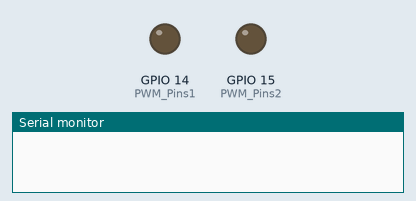
The sketch below on a simulated ESP32. Parts: output pins drawn as LEDs (lit = HIGH), the last lines printed to the serial monitor.

Above: at 0.05 s.
At 0.3 s:
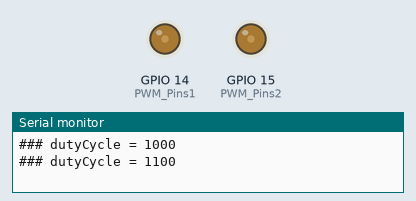
Timing chart, 0 to 3.0 s (numbered marks = the images above):
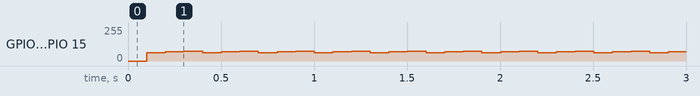

Measured:
- by itself, GPIO 14 (PWM_Pins1), GPIO 15 (PWM_Pins2): repeats every 0.30 s: 68/255 0.10 s, 75/255 0.10 s, 62/255 0.10 s

The sketch:

WireMaster.ino
```cpp
#include "Wire.h"
#include "Arduino.h"

// #define _PWM_LOGLEVEL_       4
// #include "ESP32_FastPWM.h"


#define I2C_DEV_ADDR 0x55

#define MCP23009_I2C_ADDR   0x27

uint8_t PWM_Pins1   = 14;
uint8_t PWM_Pins2   = 15;
// ESP32_FAST_PWM* PWM_Instance1;
// ESP32_FAST_PWM* PWM_Instance2;
int pwmFrequency = 60;
int dutyCycle = 50.0f;
bool PWM_INIT1 = false;
bool PWM_INIT2 = false;

uint32_t i = 0;

void setup() {
  Serial.begin(115200);
  Serial.setDebugOutput(true);

  int pwmChannel1 = 0;
  PWM_INIT1 = ledcAttach(PWM_Pins1, pwmFrequency, 12);
  PWM_INIT2 = ledcAttach(PWM_Pins2, pwmFrequency, 12);

  // PWM_Instance1 = new ESP32_FAST_PWM(PWM_Pins1, frequency, dutyCycle);
  // if (PWM_Instance1)
  // {
  //   if (!PWM_Instance1->setPWM())
  //   {
  //     Serial.println(F("Stop here"));

  //   }
  //   else
  //   {
  //     PWM_INIT = true;
  //   }
  // }

 Wire.begin();
}

void loop()
{
  delay(100);

  if (PWM_INIT1 & PWM_INIT2)
  {
    if (i == 0)
    {
      dutyCycle = 1000;
      i += 1;
    }
    else if (i == 1)
    {
      dutyCycle = 1100;
      i += 1;
    }
    else if (i == 2)
    {
      dutyCycle = 1200;
      i = 0;
    }

    Serial.printf("### dutyCycle = %d\n", dutyCycle);
    ledcWrite(PWM_Pins1, dutyCycle);
    ledcWrite(PWM_Pins2, dutyCycle);
  }

/*
  //Scan addrs
  for(int address = 1; address < 127; address++ )
  {
    Wire.beginTransmission(address);
    byte error = Wire.endTransmission();
    if (error == 0)
    {
      Serial.printf("I2C device found %d\n", address);
    }
    else
    {
      //Serial.printf("I2C device not %d\n", address);
    }
  }
*/

  /*
  if (i == 1)
  {
    delay(2000);

    Wire.beginTransmission(MCP23009_I2C_ADDR);
    Wire.write(0x06);
    Wire.write(0xFF);
    uint8_t error = Wire.endTransmission();
    Serial.printf("## Error: %d\n", error);

  }
  if (i == 2)
  {
    Wire.beginTransmission(MCP23009_I2C_ADDR);
    Wire.write(0x00);
    Wire.write(0x00);
    uint8_t error = Wire.endTransmission();
    Serial.printf("## Error: %d\n", error);

  }
  if (i == 3)
  {

    Wire.beginTransmission(MCP23009_I2C_ADDR);
    Wire.write(0x09);
    Wire.write(0xAA);
    uint8_t error = Wire.endTransmission();
    Serial.printf("## Error: %d\n", error);

  }
  i += 1;


  // Test read registers
  Wire.beginTransmission(MCP23009_I2C_ADDR);
  Wire.write(0x06);
  uint8_t error = Wire.endTransmission();
  Serial.printf("## Error: %d\n", error);
  Wire.requestFrom(MCP23009_I2C_ADDR, 1);
  while (Wire.available() == 0);
  int read = Wire.read();
  Serial.printf("## Read: 0x06=%02X\n", read);
*/
  // Serial.printf("Read: %d\n", read);


  // Wire.beginTransmission(MCP23009_I2C_ADDR);
  // Wire.write(0x00);
  // int read = Wire.read();
  // uint8_t error = Wire.endTransmission(true);

  // Serial.printf("Read: %u\n", read);

  // //


  // //Write message to the slave
  // Wire.beginTransmission(I2C_DEV_ADDR);
  // Wire.printf("Hello World! %lu", i++);
  // uint8_t error = Wire.endTransmission(true);
  // Serial.printf("endTransmission: %u\n", error);

  // //Read 16 bytes from the slave
  // uint8_t bytesReceived = Wire.requestFrom(I2C_DEV_ADDR, 16);
  // Serial.printf("requestFrom: %u\n", bytesReceived);
  // if ((bool)bytesReceived) {  //If received more than zero bytes
  //   uint8_t temp[bytesReceived];
  //   Wire.readBytes(temp, bytesReceived);
  //   log_print_buf(temp, bytesReceived);
  // }
}
```
